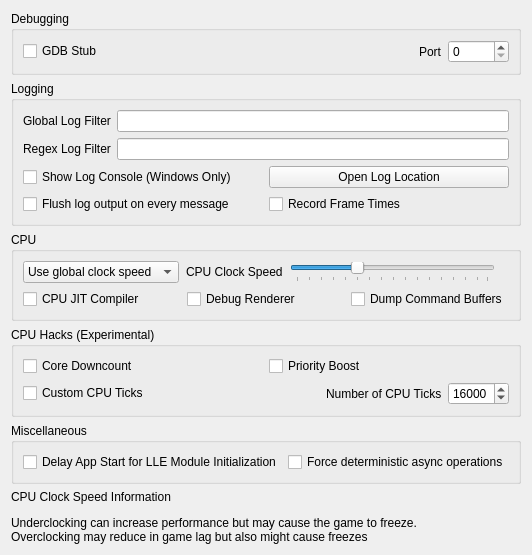
<?xml version="1.0" encoding="UTF-8"?>
<ui version="4.0">
 <class>ConfigureDebug</class>
 <widget class="QWidget" name="ConfigureDebug">
  <property name="geometry">
   <rect>
    <x>0</x>
    <y>0</y>
    <width>523</width>
    <height>458</height>
   </rect>
  </property>
  <property name="windowTitle">
   <string>Form</string>
  </property>
  <layout class="QVBoxLayout" name="verticalLayout_1">
   <item>
    <layout class="QVBoxLayout" name="verticalLayout_2">
     <item>
      <widget class="QGroupBox" name="groupBox">
       <property name="title">
        <string>Debugging</string>
       </property>
       <layout class="QVBoxLayout" name="verticalLayout_3">
        <item>
         <layout class="QHBoxLayout" name="horizontalLayout_1">
          <item>
           <widget class="QCheckBox" name="toggle_gdbstub">
            <property name="toolTip">
              <string>&lt;html&gt;&lt;body&gt;Open port for listening to GDB connections.&lt;/body&gt;&lt;/html&gt;</string>
            </property>
            <property name="text">
             <string>GDB Stub</string>
            </property>
           </widget>
          </item>
          <item>
           <spacer name="horizontalSpacer_1">
            <property name="orientation">
             <enum>Qt::Horizontal</enum>
            </property>
            <property name="sizeHint" stdset="0">
             <size>
              <width>40</width>
              <height>20</height>
             </size>
            </property>
           </spacer>
          </item>
          <item>
           <widget class="QLabel" name="label_2">
            <property name="toolTip">
              <string>&lt;html&gt;&lt;body&gt;Port number to listen for GDB connections.&lt;/body&gt;&lt;/html&gt;</string>
            </property>
            <property name="text">
             <string>Port</string>
            </property>
           </widget>
          </item>
          <item>
           <widget class="QSpinBox" name="gdbport_spinbox">
            <property name="maximum">
             <number>65536</number>
            </property>
           </widget>
          </item>
         </layout>
        </item>
       </layout>
      </widget>
     </item>
    </layout>
   </item>
   <item>
    <widget class="QGroupBox" name="groupBox_2">
     <property name="title">
      <string>Logging</string>
     </property>
     <layout class="QVBoxLayout" name="verticalLayout_4">
      <item>
       <layout class="QHBoxLayout" name="horizontalLayout_2">
        <item>
         <widget class="QLabel" name="label">
          <property name="toolTip">
            <string>&lt;html&gt;&lt;body&gt;Global Log Filter is a filter string which removes logs below a certain logging level, each of the format &lt;class&gt;:\&lt;level&gt;.&lt;/body&gt;&lt;/html&gt;</string>
          </property>
          <property name="text">
           <string>Global Log Filter</string>
          </property>
         </widget>
        </item>
        <item>
         <widget class="QLineEdit" name="log_filter_edit"/>
        </item>
       </layout>
      </item>
      <item>
       <layout class="QHBoxLayout" name="horizontalLayout_3">
        <item>
         <widget class="QLabel" name="label_3">
          <property name="toolTip">
            <string>&lt;html&gt;&lt;body&gt;Use POSIX-format regular expressions to display only log entries that match the regex. For example, to only display &lt;Info&gt; level messages, enter \&lt;Info\&gt;.&lt;/body&gt;&lt;/html&gt;</string>
          </property>
          <property name="text">
           <string>Regex Log Filter</string>
          </property>
         </widget>
        </item>
        <item>
         <widget class="QLineEdit" name="log_regex_filter_edit"/>
        </item>
       </layout>
      </item>
      <item>
       <layout class="QHBoxLayout" name="horizontalLayout_4">
        <item>
         <widget class="QCheckBox" name="toggle_console">
          <property name="text">
           <string>Show Log Console (Windows Only)</string>
          </property>
         </widget>
        </item>
        <item>
         <widget class="QPushButton" name="open_log_button">
          <property name="text">
           <string>Open Log Location</string>
          </property>
         </widget>
        </item>
       </layout>
      </item>
      <item>
       <layout class="QGridLayout" name="gridLayout_1">
        <item row="0" column="0">
         <widget class="QCheckBox" name="instant_debug_log">
          <property name="text">
           <string>Flush log output on every message</string>
          </property>
          <property name="toolTip">
           <string>&lt;html&gt;&lt;body&gt;Immediately commits the debug log to file. Use this if borked3ds crashes and the log output is being cut.&lt;br&gt;Enabling this feature will decrease performance, only use it for debugging purposes.&lt;/body&gt;&lt;/html&gt;</string>
          </property>
         </widget>
        </item>
        <item row="0" column="1">
         <widget class="QCheckBox" name="toggle_record_frame_times">
          <property name="text">
           <string>Record Frame Times</string>
          </property>
          <property name="toolTip">
           <string>&lt;html&gt;&lt;body&gt;Record frame time data. Saved as a separate .csv file in the log folder.&lt;/body&gt;&lt;/html&gt;</string>
          </property>
         </widget>
        </item>
       </layout>
      </item>
     </layout>
    </widget>
   </item>
   <item>
    <widget class="QGroupBox" name="groupBox_4">
     <property name="title">
      <string>CPU</string>
     </property>
     <layout class="QVBoxLayout" name="verticalLayout_5">
      <item>
       <widget class="QWidget" name="clock_speed_widget" native="true">
        <layout class="QHBoxLayout" name="clock_speed_layout">
         <property name="spacing">
          <number>7</number>
         </property>
         <property name="leftMargin">
          <number>0</number>
         </property>
         <property name="topMargin">
          <number>0</number>
         </property>
         <property name="rightMargin">
          <number>0</number>
         </property>
         <property name="bottomMargin">
          <number>0</number>
         </property>
         <item>
          <widget class="QComboBox" name="clock_speed_combo">
           <item>
            <property name="text">
             <string>Use global clock speed</string>
            </property>
           </item>
           <item>
            <property name="text">
             <string>Set clock speed:</string>
            </property>
           </item>
          </widget>
         </item>
         <item>
          <widget class="QLabel" name="clock_speed_label">
           <property name="text">
            <string>CPU Clock Speed</string>
           </property>
          </widget>
         </item>
         <item>
          <widget class="QSlider" name="slider_clock_speed">
           <property name="toolTip">
            <string>&lt;html&gt;&lt;body&gt;Changes the emulated CPU clock frequency.&lt;br&gt;Underclocking can increase performance but may cause the game to freeze.&lt;br&gt;Overclocking may reduce in game lag but also might cause freezes.&lt;/body&gt;&lt;/html&gt;</string>
           </property>
           <property name="minimum">
            <number>0</number>
           </property>
           <property name="maximum">
            <number>79</number>
           </property>
           <property name="singleStep">
            <number>5</number>
           </property>
           <property name="pageStep">
            <number>15</number>
           </property>
           <property name="value">
            <number>25</number>
           </property>
           <property name="orientation">
            <enum>Qt::Horizontal</enum>
           </property>
           <property name="tickPosition">
            <enum>QSlider::TicksBelow</enum>
           </property>
          </widget>
         </item>
         <item>
          <widget class="QLabel" name="clock_display_label">
           <property name="text">
            <string/>
           </property>
           <property name="alignment">
            <set>Qt::AlignRight|Qt::AlignTrailing|Qt::AlignVCenter</set>
           </property>
          </widget>
         </item>
        </layout>
       </widget>
      </item>
      <item>
       <layout class="QGridLayout" name="gridLayout_2">
        <item row="0" column="0">
         <widget class="QCheckBox" name="toggle_cpu_jit">
          <property name="toolTip">
           <string>&lt;html&gt;&lt;head/&gt;&lt;body&gt;&lt;p&gt;Enables the use of the ARM JIT compiler for emulating the 3DS CPUs. Don't disable unless for debugging purposes&lt;/p&gt;&lt;/body&gt;&lt;/html&gt;</string>
          </property>
          <property name="text">
           <string>CPU JIT Compiler</string>
          </property>
         </widget>
        </item>
        <item row="0" column="1">
         <widget class="QCheckBox" name="toggle_renderer_debug">
          <property name="text">
           <string>Debug Renderer</string>
          </property>
          <property name="toolTip">
           <string>&lt;html&gt;&lt;head/&gt;&lt;body&gt;&lt;p&gt;Note: Vulkan debug renderer requires the Vulkan SDK or Validation Layers to be installed.&lt;/p&gt;&lt;/body&gt;&lt;/html&gt;</string>
          </property>
         </widget>
        </item>
        <item row="0" column="2">
         <widget class="QCheckBox" name="toggle_dump_command_buffers">
          <property name="toolTip">
           <string>&lt;html&gt;&lt;head/&gt;&lt;body&gt;&lt;p&gt;Print Vulkan API calls, parameters, and values to an identified output stream. Requires the Vulkan SDK to be installed.&lt;/p&gt;&lt;/body&gt;&lt;/html&gt;</string>
          </property>
          <property name="text">
           <string>Dump Command Buffers</string>
          </property>
         </widget>
        </item>
       </layout>
      </item>
     </layout>
    </widget>
   </item>
   <item>
    <widget class="QGroupBox" name="groupBox_5">
     <property name="title">
      <string>CPU Hacks (Experimental)</string>
     </property>
     <layout class="QVBoxLayout" name="verticalLayout_6">
      <item>
       <layout class="QGridLayout" name="gridLayout_3">
        <item row="0" column="0">
         <widget class="QCheckBox" name="toggle_core_downcount_hack">
          <property name="toolTip">
           <string>&lt;html&gt;&lt;head/&gt;&lt;body&gt;&lt;p&gt;When enabled, core downcount will be limited to a smaller time slice, reducing CPU usage. It may improve performance for low-end devices or GPU hungry games.&lt;/p&gt;&lt;/body&gt;&lt;/html&gt;</string>
          </property>
          <property name="text">
           <string>Core Downcount</string>
          </property>
         </widget>
        </item>
        <item row="0" column="1">
         <widget class="QCheckBox" name="toggle_priority_boost">
          <property name="toolTip">
           <string>&lt;html&gt;&lt;head/&gt;&lt;body&gt;&lt;p&gt;Boost low priority starved threads during kernel rescheduling. It may improve performance, at the cost of freezing during cutscenes for some games.&lt;/p&gt;&lt;/body&gt;&lt;/html&gt;</string>
          </property>
          <property name="text">
           <string>Priority Boost</string>
          </property>
         </widget>
        </item>
       </layout>
      </item>
      <item>
       <layout class="QHBoxLayout" name="custom_cpu_ticks_layout">
        <item>
         <widget class="QCheckBox" name="toggle_custom_cpu_ticks">
          <property name="toolTip">
           <string>&lt;html&gt;&lt;body&gt;Set a custom value of CPU ticks. Higher values can increase performance but if set too high, it may cause the game to freeze. A range of 77 to 21,000 is recommended.&lt;/body&gt;&lt;/html&gt;</string>
          </property>
          <property name="text">
           <string>Custom CPU Ticks</string>
          </property>
         </widget>
        </item>
        <item>
         <spacer name="horizontalSpacer_2">
          <property name="orientation">
           <enum>Qt::Horizontal</enum>
          </property>
          <property name="sizeHint" stdset="0">
           <size>
            <width>40</width>
            <height>20</height>
           </size>
          </property>
         </spacer>
        </item>
        <item>
         <widget class="QLabel" name="label_custom_cpu_ticks">
          <property name="text">
           <string>Number of CPU Ticks</string>
          </property>
         </widget>
        </item>
        <item>
         <widget class="QSpinBox" name="custom_cpu_ticks_spinbox">
          <property name="minimum">
           <number>77</number>
          </property>
          <property name="maximum">
           <number>65535</number>
          </property>
          <property name="value">
           <number>16000</number>
          </property>
         </widget>
        </item>
       </layout>
      </item>
     </layout>
    </widget>
   </item>
   <item>
    <widget class="QGroupBox" name="groupBox_6">
     <property name="title">
      <string>Miscellaneous</string>
     </property>
     <layout class="QGridLayout" name="gridLayout_4">
      <item row="1" column="0">
       <widget class="QCheckBox" name="delay_start_for_lle_modules">
        <property name="toolTip">
         <string>&lt;html&gt;&lt;head/&gt;&lt;body&gt;&lt;p&gt;Introduces a delay to the first ever launched app thread if LLE modules are enabled, to allow them to initialize.&lt;/p&gt;&lt;/body&gt;&lt;/html&gt;</string>
        </property>
        <property name="text">
         <string>Delay App Start for LLE Module Initialization</string>
        </property>
       </widget>
      </item>
      <item row="1" column="1">
        <widget class="QCheckBox" name="deterministic_async_operations">
          <property name="text">
            <string>Force deterministic async operations</string>
          </property>
          <property name="toolTip">
            <string>&lt;html&gt;&lt;head/&gt;&lt;body&gt;&lt;p&gt;Forces all async operations to run on the main thread, making them deterministic. Do not enable if you don't know what you are doing.&lt;/p&gt;&lt;/body&gt;&lt;/html&gt;</string>
          </property>
        </widget>
      </item>
     </layout>
    </widget>
   </item>
   <item>
    <widget class="QLabel" name="label_cpu_clock_info">
     <property name="text">
      <string>&lt;html&gt;&lt;head/&gt;&lt;body&gt;&lt;p&gt;CPU Clock Speed Information&lt;/p&gt;&lt;p&gt;Underclocking can increase performance but may cause the game to freeze.&lt;br /&gt;Overclocking may reduce in game lag but also might cause freezes&lt;/p&gt;&lt;/body&gt;&lt;/html&gt;</string>
     </property>
     <property name="textFormat">
      <enum>Qt::RichText</enum>
     </property>
    </widget>
   </item>
   <item>
    <spacer name="verticalSpacer">
     <property name="orientation">
      <enum>Qt::Vertical</enum>
     </property>
     <property name="sizeHint" stdset="0">
      <size>
       <width>20</width>
       <height>40</height>
      </size>
     </property>
    </spacer>
   </item>
  </layout>
 </widget>
 <tabstops>
  <tabstop>toggle_gdbstub</tabstop>
  <tabstop>gdbport_spinbox</tabstop>
  <tabstop>log_filter_edit</tabstop>
  <tabstop>toggle_console</tabstop>
  <tabstop>open_log_button</tabstop>
 </tabstops>
 <resources/>
 <connections>
  <connection>
   <sender>toggle_gdbstub</sender>
   <signal>toggled(bool)</signal>
   <receiver>gdbport_spinbox</receiver>
   <slot>setEnabled(bool)</slot>
   <hints>
    <hint type="sourcelabel">
     <x>84</x>
     <y>157</y>
    </hint>
    <hint type="destinationlabel">
     <x>342</x>
     <y>158</y>
    </hint>
   </hints>
  </connection>
 </connections>
</ui>
